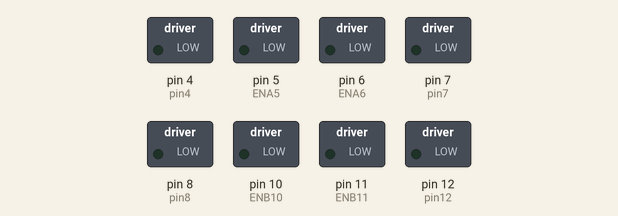
This sketch was run on a simulated Arduino Uno, built with avr-gcc and run on an emulated ATmega328P. Parts: switched loads named in the sketch (green lamp = pin HIGH).

Above: at 1.5 s.
At 5.5 s:
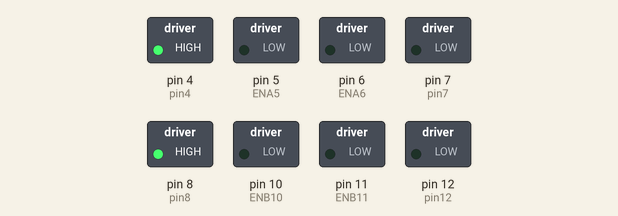
At 10.5 s:
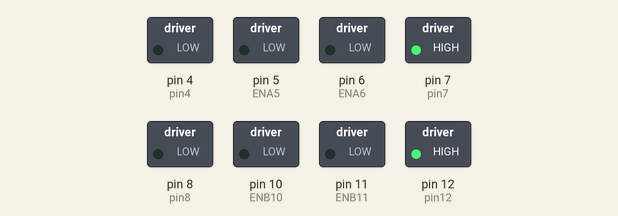
At 17.5 s:
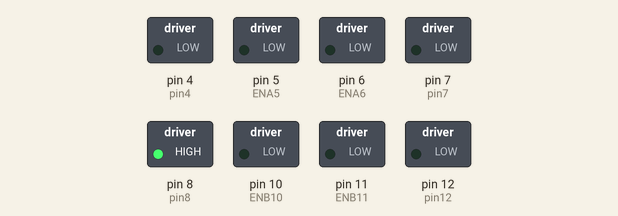
At 20.7 s:
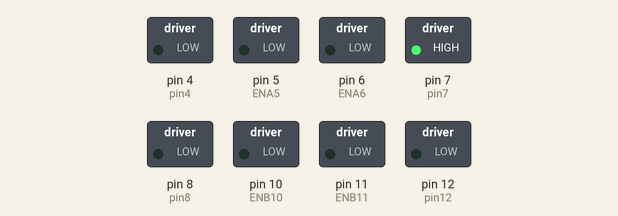
Timing chart, 0 to 28.0 s (numbered marks = the images above):
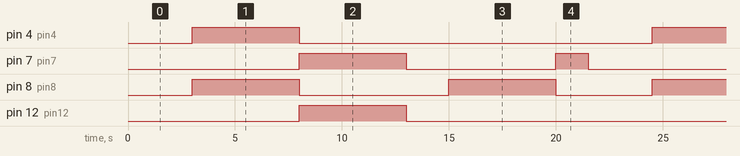

Measured:
- by itself, pin 4 (pin4), pin 12 (pin12): alternates HIGH for 5.0 s and LOW for 16.5 s
- by itself, pin 7 (pin7): repeats every 21.5 s: LOW 7.0 s, HIGH 1.5 s, LOW 8.0 s, HIGH 5.0 s
- by itself, pin 8 (pin8): repeats every 21.5 s: LOW 7.0 s, HIGH 5.0 s, LOW 4.5 s, HIGH 5.0 s

The sketch:

MotorGessturee.ino
```cpp
int ENB10 = 10;
int ENB11 = 11;


int ENA5 = 5;
int ENA6 = 6;

int pin7 = 7;
int pin4 = 4;

int pin8 = 8;
int pin12 =12;

void setup() {
  // initialize digital pin LED_BUILTIN as an output.
  pinMode(pin7, OUTPUT);
  pinMode(pin4, OUTPUT);
  pinMode(pin8, OUTPUT);
  pinMode(pin12, OUTPUT);
  pinMode(ENB10, OUTPUT);
  pinMode(ENB11, OUTPUT);
  pinMode(ENA5, OUTPUT);
  pinMode(ENA6, OUTPUT);

}

// the loop function runs over and over again forever
void loop() {
//MAJU
/*
analogWrite(ENB10, 255);
analogWrite(ENB11, 255);
analogWrite(ENA5, 255);
analogWrite(ENA6, 255);
*/
  /*
  digitalWrite(7, LOW);   // turn the LED on (HIGH is the voltage level)
  digitalWrite(4, HIGH);
  digitalWrite(8, LOW);
  digitalWrite(12, HIGH);
   delay(3500);
*/

  //STOP atau BERHENTI
  digitalWrite(pin8, LOW);
  digitalWrite(pin12, LOW);
  digitalWrite(pin7, LOW);   // turn the LED on (HIGH is the voltage level)
  digitalWrite(pin4, LOW);    // turn the LED off by making the voltage LOW
  delay(3000);// wait for a second


  //MAJU
  digitalWrite(pin8, HIGH);
  digitalWrite(pin12, LOW);
  digitalWrite(pin7, LOW);   // turn the LED on (HIGH is the voltage level)
  digitalWrite(pin4, HIGH);    // turn the LED off by making the voltage LOW

  delay(5000);
  digitalWrite(pin8, LOW);
  digitalWrite(pin12, HIGH);
  digitalWrite(pin7, HIGH);   // turn the LED on (HIGH is the voltage level)
  digitalWrite(pin4, LOW);    // turn the LED off by making the voltage LOW
  delay(5000);


//STOP LAGI
  digitalWrite(pin8, LOW);
  digitalWrite(pin12, LOW);
  digitalWrite(pin7, LOW);   // turn the LED on (HIGH is the voltage level)
  digitalWrite(pin4, LOW);    // turn the LED off by making the voltage LOW
  delay(2000);

  //BELOK kanan
  digitalWrite(pin8, HIGH);
  digitalWrite(pin12, LOW);
  digitalWrite(pin7, LOW);   // turn the LED on (HIGH is the voltage level)
  digitalWrite(pin4, LOW);
  delay(5000);


  //BELOK kiri
  digitalWrite(pin8, LOW);
  digitalWrite(pin12, LOW);
  digitalWrite(pin7, HIGH);   // turn the LED on (HIGH is the voltage level)
  digitalWrite(pin4, LOW);
  delay(1500);
}
```
